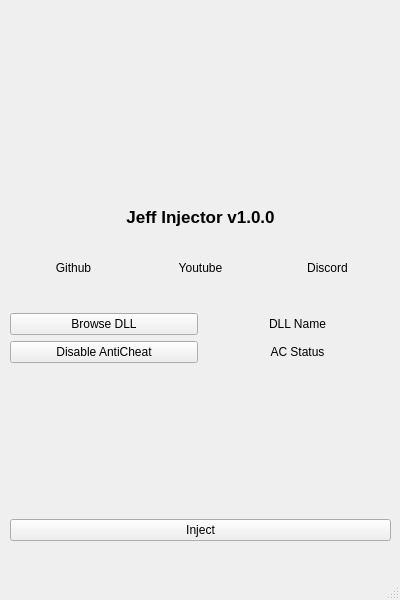
<?xml version="1.0" encoding="UTF-8"?>
<ui version="4.0">
 <class>MainWindow</class>
 <widget class="QMainWindow" name="MainWindow">
  <property name="geometry">
   <rect>
    <x>0</x>
    <y>0</y>
    <width>400</width>
    <height>600</height>
   </rect>
  </property>
  <property name="sizePolicy">
   <sizepolicy hsizetype="Fixed" vsizetype="Fixed">
    <horstretch>0</horstretch>
    <verstretch>0</verstretch>
   </sizepolicy>
  </property>
  <property name="windowTitle">
   <string>Jeff Injector</string>
  </property>
  <widget class="QWidget" name="centralwidget">
   <widget class="QWidget" name="verticalLayoutWidget">
    <property name="geometry">
     <rect>
      <x>10</x>
      <y>10</y>
      <width>381</width>
      <height>551</height>
     </rect>
    </property>
    <layout class="QVBoxLayout" name="main_window_v_layout">
     <item>
      <layout class="QHBoxLayout" name="top_bar_h_layout">
       <item>
        <spacer name="horizontalSpacer">
         <property name="orientation">
          <enum>Qt::Orientation::Horizontal</enum>
         </property>
         <property name="sizeType">
          <enum>QSizePolicy::Policy::Fixed</enum>
         </property>
         <property name="sizeHint" stdset="0">
          <size>
           <width>60</width>
           <height>20</height>
          </size>
         </property>
        </spacer>
       </item>
       <item>
        <widget class="QLabel" name="jeff_pic">
         <property name="sizePolicy">
          <sizepolicy hsizetype="Expanding" vsizetype="Expanding">
           <horstretch>0</horstretch>
           <verstretch>0</verstretch>
          </sizepolicy>
         </property>
         <property name="baseSize">
          <size>
           <width>100</width>
           <height>100</height>
          </size>
         </property>
         <property name="styleSheet">
          <string notr="true">image: url(:/newPrefix/JEFF.png);</string>
         </property>
         <property name="text">
          <string/>
         </property>
        </widget>
       </item>
       <item>
        <spacer name="horizontalSpacer_2">
         <property name="orientation">
          <enum>Qt::Orientation::Horizontal</enum>
         </property>
         <property name="sizeType">
          <enum>QSizePolicy::Policy::Fixed</enum>
         </property>
         <property name="sizeHint" stdset="0">
          <size>
           <width>60</width>
           <height>20</height>
          </size>
         </property>
        </spacer>
       </item>
      </layout>
     </item>
     <item>
      <widget class="QFrame" name="name_links_frame">
       <property name="sizePolicy">
        <sizepolicy hsizetype="Expanding" vsizetype="Fixed">
         <horstretch>0</horstretch>
         <verstretch>0</verstretch>
        </sizepolicy>
       </property>
       <property name="minimumSize">
        <size>
         <width>100</width>
         <height>100</height>
        </size>
       </property>
       <property name="autoFillBackground">
        <bool>false</bool>
       </property>
       <property name="frameShape">
        <enum>QFrame::Shape::NoFrame</enum>
       </property>
       <property name="frameShadow">
        <enum>QFrame::Shadow::Plain</enum>
       </property>
       <widget class="QWidget" name="verticalLayoutWidget_2">
        <property name="geometry">
         <rect>
          <x>0</x>
          <y>0</y>
          <width>381</width>
          <height>102</height>
         </rect>
        </property>
        <layout class="QVBoxLayout" name="app_info_v_layout">
         <property name="spacing">
          <number>0</number>
         </property>
         <property name="sizeConstraint">
          <enum>QLayout::SizeConstraint::SetDefaultConstraint</enum>
         </property>
         <item>
          <widget class="QLabel" name="app_name_label">
           <property name="sizePolicy">
            <sizepolicy hsizetype="Preferred" vsizetype="Fixed">
             <horstretch>0</horstretch>
             <verstretch>0</verstretch>
            </sizepolicy>
           </property>
           <property name="font">
            <font>
             <pointsize>13</pointsize>
             <bold>true</bold>
            </font>
           </property>
           <property name="text">
            <string>Jeff Injector v1.0.0</string>
           </property>
           <property name="alignment">
            <set>Qt::AlignmentFlag::AlignCenter</set>
           </property>
           <property name="textInteractionFlags">
            <set>Qt::TextInteractionFlag::NoTextInteraction</set>
           </property>
          </widget>
         </item>
         <item>
          <layout class="QHBoxLayout" name="links_h_layout">
           <property name="sizeConstraint">
            <enum>QLayout::SizeConstraint::SetMinimumSize</enum>
           </property>
           <item>
            <widget class="QLabel" name="github_label">
             <property name="text">
              <string>Github</string>
             </property>
             <property name="alignment">
              <set>Qt::AlignmentFlag::AlignCenter</set>
             </property>
            </widget>
           </item>
           <item>
            <widget class="QLabel" name="youtube_label">
             <property name="text">
              <string>Youtube</string>
             </property>
             <property name="alignment">
              <set>Qt::AlignmentFlag::AlignCenter</set>
             </property>
            </widget>
           </item>
           <item>
            <widget class="QLabel" name="discord_label">
             <property name="text">
              <string>Discord</string>
             </property>
             <property name="alignment">
              <set>Qt::AlignmentFlag::AlignCenter</set>
             </property>
            </widget>
           </item>
          </layout>
         </item>
        </layout>
       </widget>
      </widget>
     </item>
     <item>
      <layout class="QVBoxLayout" name="actions_v_layout">
       <item>
        <layout class="QHBoxLayout" name="dll_select_h_layout">
         <item>
          <widget class="QPushButton" name="browse_dll_button">
           <property name="text">
            <string>Browse DLL</string>
           </property>
          </widget>
         </item>
         <item>
          <widget class="QLabel" name="dll_name_label">
           <property name="text">
            <string>DLL Name</string>
           </property>
           <property name="alignment">
            <set>Qt::AlignmentFlag::AlignCenter</set>
           </property>
          </widget>
         </item>
        </layout>
       </item>
       <item>
        <layout class="QHBoxLayout" name="ac_disable_h_layout">
         <item>
          <widget class="QPushButton" name="disable_ac_button">
           <property name="text">
            <string>Disable AntiCheat</string>
           </property>
          </widget>
         </item>
         <item>
          <widget class="QLabel" name="ac_status_label">
           <property name="text">
            <string>AC Status</string>
           </property>
           <property name="alignment">
            <set>Qt::AlignmentFlag::AlignCenter</set>
           </property>
          </widget>
         </item>
        </layout>
       </item>
      </layout>
     </item>
     <item>
      <spacer name="verticalSpacer">
       <property name="orientation">
        <enum>Qt::Orientation::Vertical</enum>
       </property>
       <property name="sizeType">
        <enum>QSizePolicy::Policy::Fixed</enum>
       </property>
       <property name="sizeHint" stdset="0">
        <size>
         <width>20</width>
         <height>150</height>
        </size>
       </property>
      </spacer>
     </item>
     <item>
      <layout class="QVBoxLayout" name="inject_v_layout">
       <item>
        <widget class="QPushButton" name="inject_dll_button">
         <property name="text">
          <string>Inject</string>
         </property>
         <property name="autoDefault">
          <bool>false</bool>
         </property>
        </widget>
       </item>
       <item>
        <widget class="QLabel" name="inject_status_label">
         <property name="text">
          <string/>
         </property>
         <property name="alignment">
          <set>Qt::AlignmentFlag::AlignCenter</set>
         </property>
        </widget>
       </item>
      </layout>
     </item>
    </layout>
   </widget>
  </widget>
  <widget class="QStatusBar" name="statusbar"/>
 </widget>
 <resources>
  <include location="../resources/jeff_profile.qrc"/>
 </resources>
 <connections/>
</ui>
